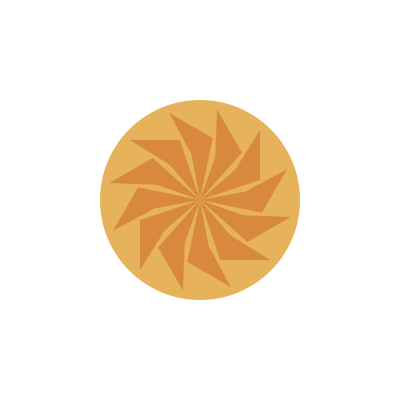
Frame 1 (no input)
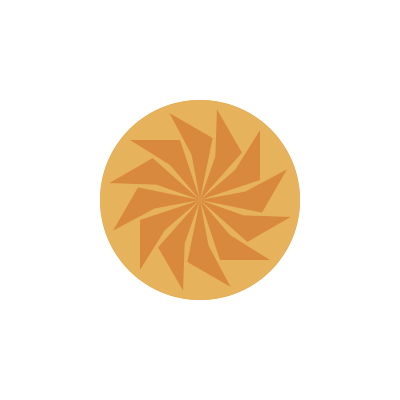
Frame 2 (the mouse pressed at the canvas centre, redrawn once)

The Processing sketch that drew these frames (run headless with seeded random() and noise(); the mouse was pressed at the canvas centre and the sketch redrawn once):

// Processing sketch: processing_84787
// ── processing_84787.pde

void setup()
{
  size(400,400);
  background(255);
}

void draw()
{
  noStroke();
  fill(230,178,92);
  ellipse(200,200,200,200);
  
  fill(204,94,30,125);
  translate(width/2, height/2);
for (int i=0;i<360;i+=30){
rotate(radians(30));
quad(0, 0, 30, 35, 70, 60, 20, 60);}
  
  noLoop();
}
